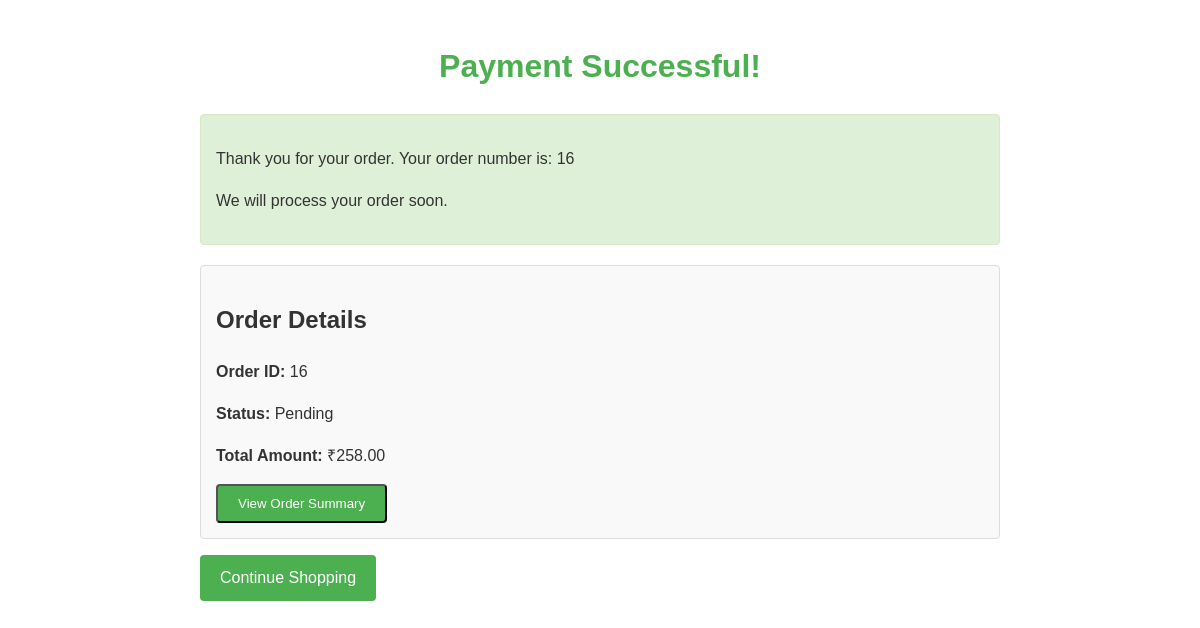
The page /shop/payment-success/16/ (signed in) on the database its author committed.
### shop/models.py (models this page shows, shortened)
class Order(models.Model):
    STATUS_CHOICES = (
        ('PENDING', 'Pending'),
        ('PICKING_UP', 'Picking Up'),
        ('PICKED_UP', 'Picked Up'),
        ('IN_TRANSIT', 'In Transit'),
        ('DELIVERED', 'Delivered'),
    )
    customer = models.ForeignKey(User, on_delete=models.CASCADE)
    total_amount = models.DecimalField(max_digits=10, decimal_places=2, default=0)
    status = models.CharField(
        max_length=20,
        choices=STATUS_CHOICES,
        default='PENDING'
    )
    created_at = models.DateTimeField(auto_now_add=True)
    razorpay_order_id = models.CharField(max_length=100, blank=True, null=True)

### shop/views.py (the view)
# urls.py: path('payment-success/', views.payment_success, name='payment_success'),
@login_required
def payment_success(request, order_id):
    order = get_object_or_404(Order, id=order_id, customer=request.user)
    if order.customer != request.user:
        return HttpResponseForbidden("You are not allowed to view this order.")
    try:
        cart = Cart.objects.get(cart_id=_cart_id(request))
        cart_items = CartItem.objects.filter(cart=cart)
        cart_items.delete()
    except Cart.DoesNotExist:
        pass  # If the cart doesn't exist, we don't need to clear it
    except NameError:
        pass
    order_items = OrderItem.objects.filter(order=order)
    for item in order_items:
        item.subtotal = item.get_subtotal()
    shipping_address = ShippingAddress.objects.filter(order=order).first()
    context = {
        'order': order,
        'order_items': order_items,
        'shipping_address': shipping_address,
    }
    return render(request, 'customers/payment_success.html', context)

### shop/models.py (called while the page is built)
    def get_subtotal(self):
        return self.quantity * self.price

### shop/views.py (called while the page is built)
def _cart_id(request):
    cart = request.session.session_key
    if not cart:
        cart = request.session.create()
    return cart

### template/customers/payment_success.html (shortened to what this page needs)
<!DOCTYPE html>
<html lang="en">
<head>
</head>
<body>
    <h1>Payment Successful!</h1>
    <div class="success-message">
        <p>Thank you for your order. Your order number is: {{ order.id }}</p>
        <p>We will process your order soon.</p>
    </div>
    <div class="order-details">
        <h2>Order Details</h2>
        <p><strong>Order ID:</strong> {{ order.id }}</p>
        <p><strong>Status:</strong> {{ order.status }}</p>
        <p><strong>Total Amount:</strong> ₹{{ order.total_amount }}</p>
        <button id="viewOrderSummary" class="btn">View Order Summary</button>
    </div>
    <p><a href="{% url 'shop_index' %}" class="btn">Continue Shopping</a></p>
</body>
</html>

### template/customers/payment_success.html (style rules this page uses)
body { font-family: Arial, sans-serif; line-height: 1.6; color: #333; max-width: 800px; margin: 0 auto; padding: 20px; }
h1 { color: #4CAF50; text-align: center; }
.success-message { background-color: #dff0d8; border: 1px solid #d6e9c6; border-radius: 4px; padding: 15px; margin-bottom: 20px; }
.order-details { background-color: #f9f9f9; border: 1px solid #ddd; border-radius: 4px; padding: 15px; }
.btn { display: inline-block; background-color: #4CAF50; color: white; padding: 10px 20px; text-decoration: none; border-radius: 4px; transition: background-color 0.3s; }

### rows shown on the page
Order: id "16", status "Pending", total_amount "258.00"
